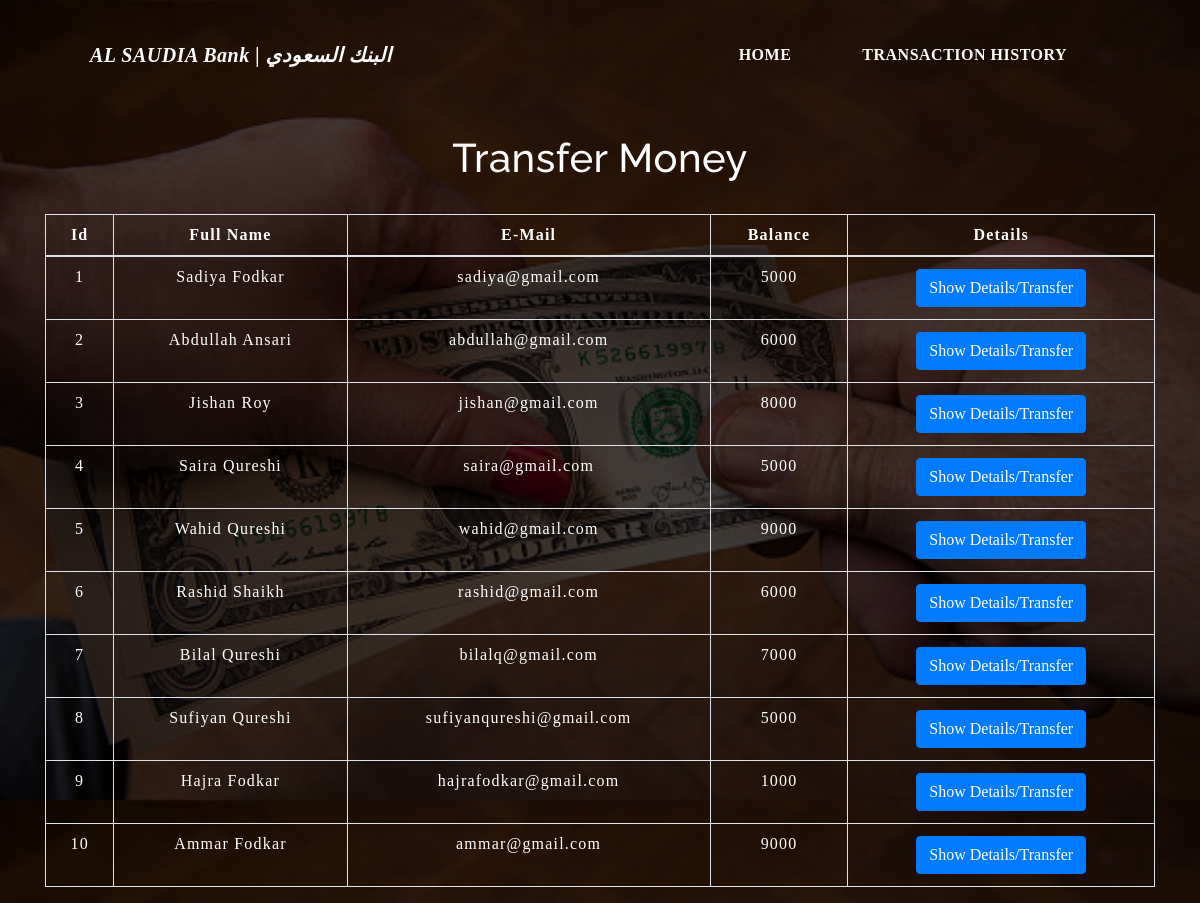
The app's page /transfermoney.php with its own data.
### tables this page shows
CREATE TABLE `users` (
  `id` int(5) NOT NULL,
  `name` text NOT NULL,
  `email` varchar(30) NOT NULL,
  `balance` int(8) NOT NULL
);

### transfermoney.php (the view, shortened to what this page needs)
<!DOCTYPE html>
<html lang="en">
<head>
    <link rel="stylesheet" href="https://maxcdn.bootstrapcdn.com/bootstrap/4.0.0/css/bootstrap.min.css">
    <link rel="stylesheet" type="text/css" href="css/table.css">
    <link rel="stylesheet" type="text/css" href="css/navbar.css">
</head>
<body>
    <?php
    include 'config.php';
    $sql = "SELECT * FROM users";
    $result = mysqli_query($conn, $sql);
    ?>
    <?php
    include 'navbar.php';
    ?>
    <div class="container">
        <h2 class="text-center pt-4">Transfer Money</h2>
        <br>
        <div class="row">
            <div class="col">
                <div class="table-responsive-sm">
                    <table class="table table-striped table-condensed table-bordered">
                        <thead>
                            <tr>
                                <th scope="col" class="text-center py-2">Id</th>
                                <th scope="col" class="text-center py-2">Full Name</th>
                                <th scope="col" class="text-center py-2">E-Mail</th>
                                <th scope="col" class="text-center py-2">Balance</th>
                                <th scope="col" class="text-center py-2">Details</th>
                            </tr>
                        </thead>
                        <tbody>
                            <?php
                            while ($rows = mysqli_fetch_assoc($result)) {
                            ?>
                                <tr>
                                    <td class="py-2"><?php echo $rows['id'] ?></td>
                                    <td class="py-2"><?php echo $rows['name'] ?></td>
                                    <td class="py-2"><?php echo $rows['email'] ?></td>
                                    <td class="py-2"><?php echo $rows['balance'] ?></td>
                                    <td><a href="selecteduserdetail.php?id= <?php echo $rows['id']; ?>"> <button type="button" class="btn btn-primary">Show Details/Transfer</button></a></td>
                                </tr>
                            <?php
                            }
                            ?>
                        </tbody>
                    </table>
                </div>
            </div>
        </div>
    </div>
</body>
</html>

### navbar.php (shortened to what this page needs)
<nav class="navbar navbar-expand-md navbar-dark shadow-5-strong">
  <a class="navbar-brand" href="index.php"><b><i>AL SAUDIA Bank | البنك السعودي</i></b></a>
  <div class="collapse navbar-collapse" id="collapsibleNavbar">
    <ul class="navbar-nav ml-auto">
      <li class="nav-item">
        <a class="nav-link" href="index.php"><b>HOME</b></a>
      </li>
      <li class="nav-item">
        <a class="nav-link" href="transactionhistory.php"><b>TRANSACTION HISTORY</b></a>
      </li>
  </div>
</nav>

### css/table.css (style rules this page uses)
* { padding: 0; margin: 0; box-sizing: border-box; font-family: cursive; color: white; }
body { width : 100%; height: 100vh; background-image: linear-gradient(rgba(0,0,0,0.75),rgba(0,0,0,0.75)),url("back.jpg"); color: white; background-size: cover; background-position: center; }
h2 { font-size: 40px; }
table { color: white; letter-spacing: 1.2px; }
td { text-align: center; color: white; }
th { color: white; }
tr { color: white; }
button { border:none; background: #d9d9d9; transition: 1s; }

### css/navbar.css (style rules this page uses)
.nav-link { margin-right: 15px; color:white; letter-spacing: 0.5px; transition: 0.5s; }
.navbar-brand { color: white; letter-spacing: 0.5px; }
h2 { color: white; letter-spacing: 0.5px; font-family: raleway; }
.navbar { width: 85%; margin: auto; padding: 35px 0; display: flex; align-items: center; justify-content: space-between; }
.navbar div ul li { list-style: none; display: inline-block; margin: 0 20px; position: relative; }
.navbar div ul li a { text-decoration: none; color: #fff; text-transform: uppercase; justify-content: center; }
.navbar div ul li::after { content: ''; height: 3px; width: 0; background: #009688; position: absolute; left:0; bottom: -10px; transition: 0.5s; }

### transfermoney.php (style rules this page uses)
button { transition: 1.5s; }

### records on screen
users: id "1", name "Sadiya Fodkar", email "sadiya@gmail.com", balance "5000"
users: id "2", name "Abdullah Ansari", email "abdullah@gmail.com", balance "6000"
users: id "3", name "Jishan Roy", email "jishan@gmail.com", balance "8000"
users: id "4", name "Saira Qureshi", email "saira@gmail.com", balance "5000"
users: id "5", name "Wahid Qureshi", email "wahid@gmail.com", balance "9000"
users: id "6", name "Rashid Shaikh", email "rashid@gmail.com", balance "6000"
users: id "7", name "Bilal Qureshi", email "bilalq@gmail.com", balance "7000"
users: id "8", name "Sufiyan Qureshi", email "sufiyanqureshi@gmail.com", balance "5000"
users: id "9", name "Hajra Fodkar", email "hajrafodkar@gmail.com", balance "1000"
users: id "10", name "Ammar Fodkar", email "ammar@gmail.com", balance "9000"
